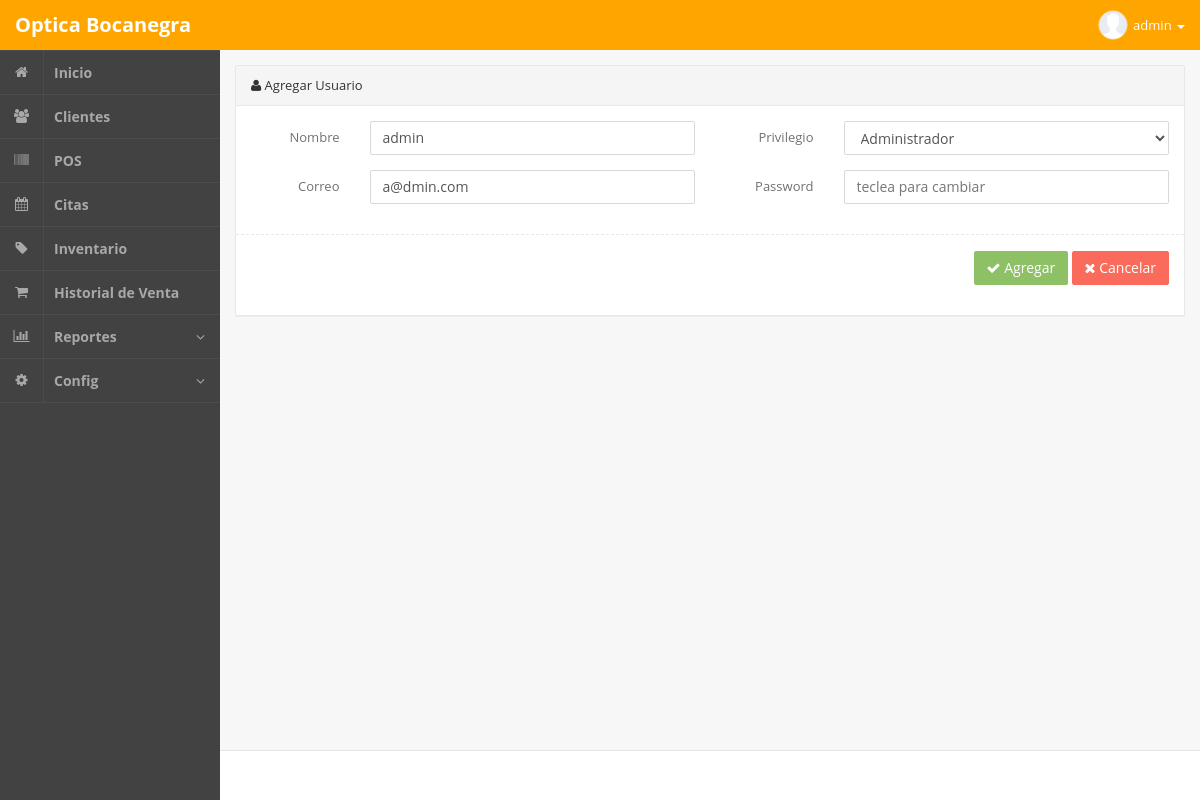
Screenshot of /admin.php?m=usuariosEditar&id=9 (signed in) with the database file from the repository.
### tables this page shows
CREATE TABLE `usuarios` (
  `idusuarios` int(255) NOT NULL,
  `nombre` varchar(200) NOT NULL,
  `email` varchar(100) NOT NULL,
  `password` varchar(100) NOT NULL,
  `privilegio` int(10) NOT NULL
);

### php/usuariosEditar.php (the view, shortened to what this page needs)
<?php
$id = mysql_real_escape_string($_GET['id']);
$data = mysql_fetch_object(mysql_query("SELECT * FROM usuarios WHERE idusuarios='".$id."' LIMIT 1"));
?>
	<section class="panel panel-default">
			<header class="panel-heading">
				<i class="fa fa-user"></i> Agregar Usuario
			</header>
			<div class="panel-body">
				<form class="bs-example form-horizontal" action="" method="post">
					<div class="row">
						<div class="col-md-6">
							<div class="form-group">
								<label class="col-md-3 control-label">Nombre</label>
								<div class="col-md-9"><input type="text" name="nombre" class="form-control" value="<?php echo $data->nombre; ?>"></div>
							</div>
						</div>
						<div class="col-md-6">
							<div class="form-group">
                           		<label class="col-md-3 control-label">Privilegio</label>
                           		<div class="col-md-9">
                           			<select class="form-control" name="privilegio">
                           				<option value="1" <?php if ($data->privilegio == 1) echo "selected"; ?>>Administrador</option>
                           			</select>
                           		</div>
                           </div>
						</div>
					</div>
					<div class="row">
						<div class="col-md-6" >
							<div class="form-group">
								<label class="col-md-3 control-label">Correo</label>
								<div class="col-md-9"><input type="email" name="correo" class="form-control" value="<?php echo $data->email; ?>"></div>
							</div>
						</div>
						<div class="col-md-6">
							<div class="form-group">
								<label class="col-md-3 control-label">Password</label>
							    <div class="col-md-9"><input type="text" name="password" class="form-control" placeholder="teclea para cambiar"></div>
							</div>
						</div>
					</div>
					<div class="line line-dashed line-lg pull-in"></div>
					<div class="form-group text-right">
						<div class="col-lg-12">
							<button type="submit" class="btn btn-md btn-success"><i class="fa fa-check icon"></i> Agregar</button>
							<a href="admin.php?m=usuarios" class="btn btn-md btn-danger"><i class="fa fa-times icon"></i> Cancelar</a>
						</div>
					</div>
				</form>
			</div>
		</section>

### rows the page displays
usuarios: nombre "admin", privilegio "Administrador", correo "a@dmin.com"
